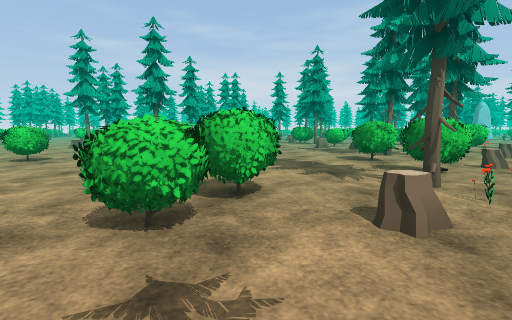
View 1 (above)

18 first-person views from a walk through a scene from a Unity 3-D project. The camera is 1.2 m above the floor, tilts 6° down and sees 85° across. The floor is counted in squares, 2 m on a side. Each view is taken from the middle of a square. On the plan, view 1 faces up. The plan holds only what a view shows up to about 9 squares ahead; the rest is blank. The place goes on beyond the plan. The player is left out. Some animated figures are left out. Some surface patterns are stand-ins.

View 2
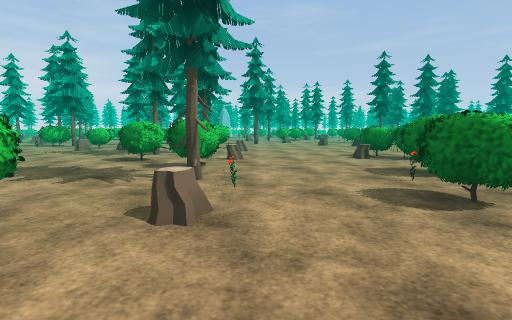

View 3
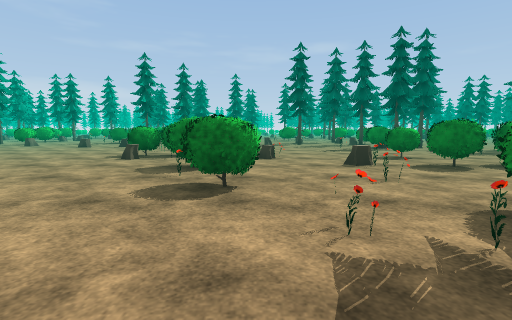

View 4
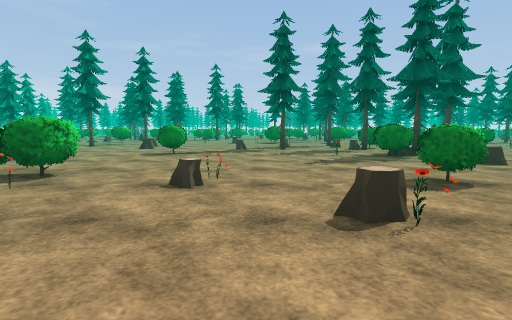

View 5
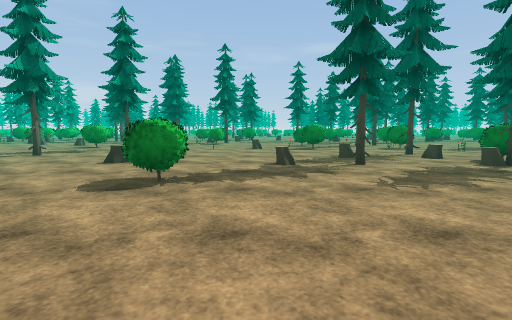

View 6
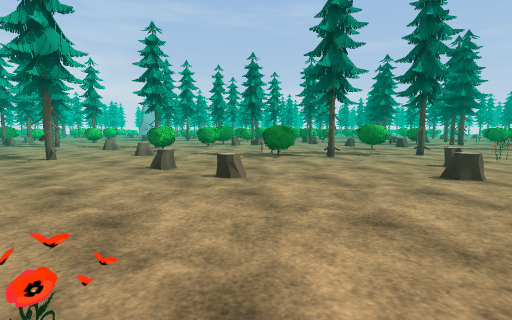

View 7
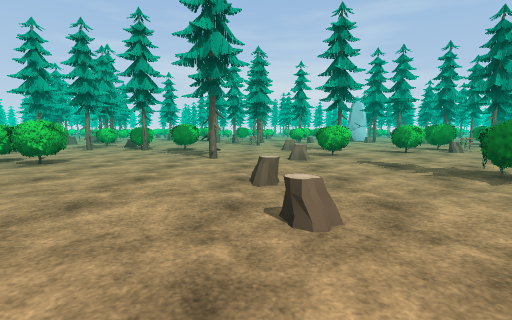

View 8
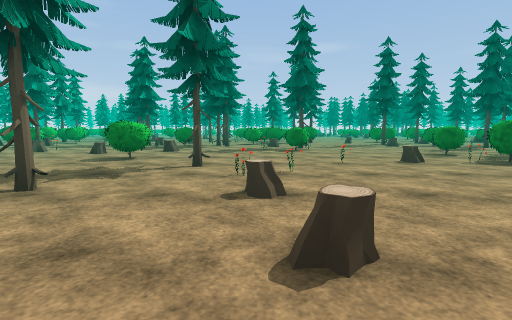

View 9
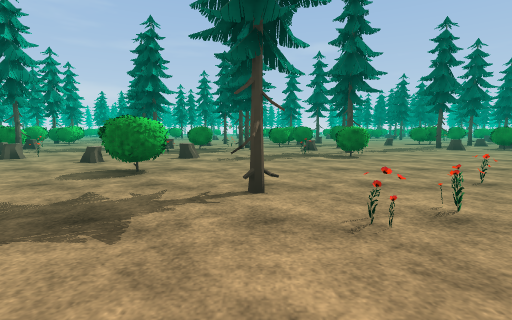

View 10
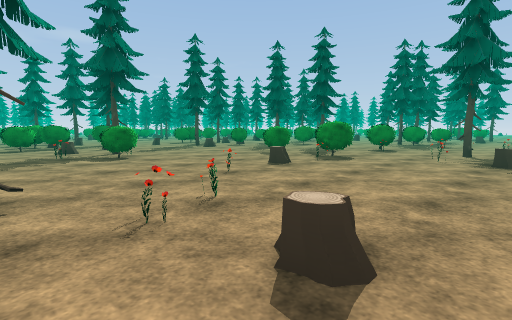

View 11
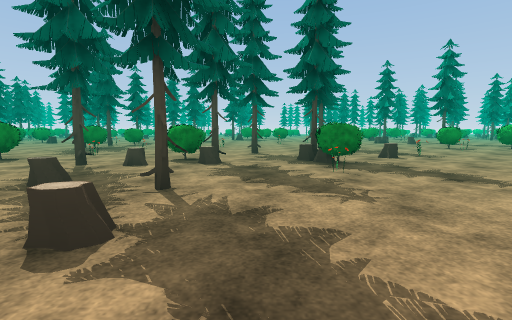

View 12
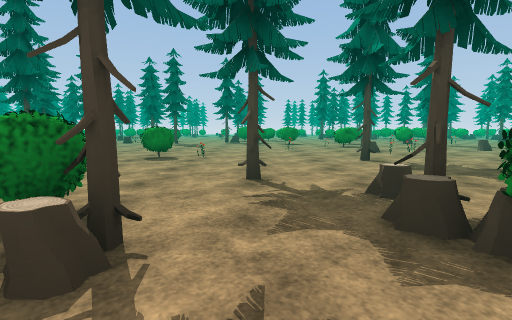

View 13
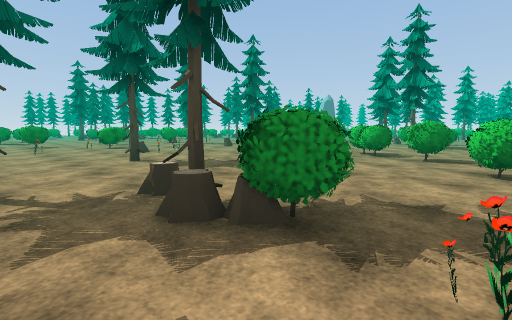

View 14
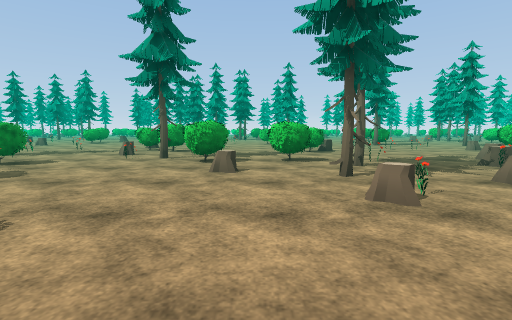

View 15
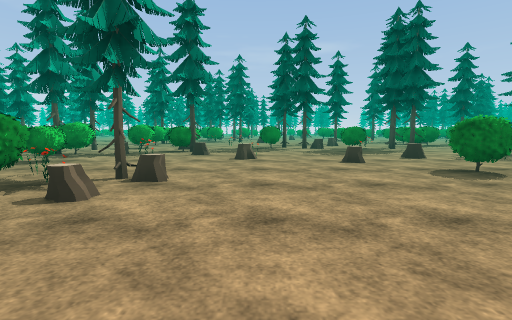

View 16
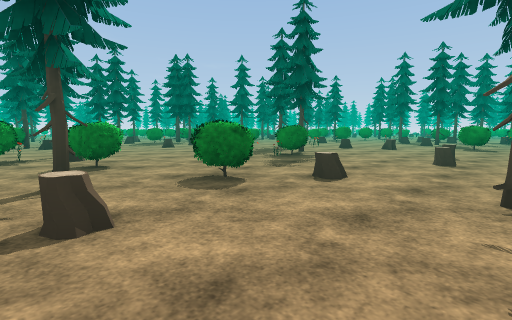

View 17
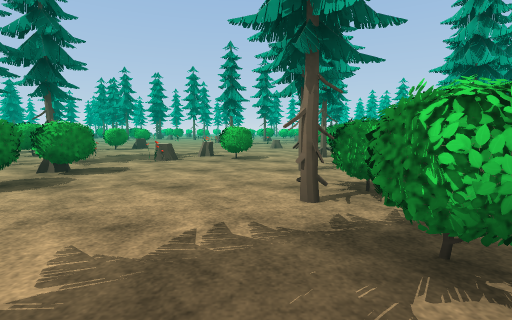

View 18
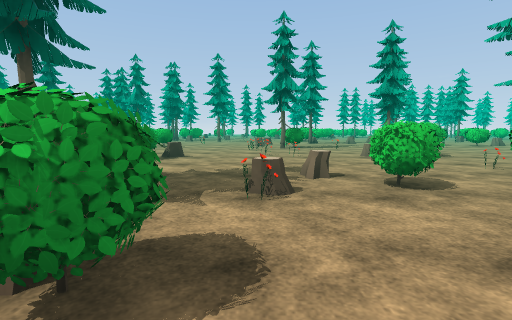

### Floor plan
Key: @ floor where view 1 was taken; # wall or solid block; x gap in a wall; . floor; = window, fence, low wall or low ledge; ^ raised ledge; S stump; T tree; O other object.
Columns run from 7 left of view 1 to 22 right of it. Each row starts with its distance up from view 1.
 12     ..O...T.T###..S....#=..O.
 11     ..........T....T.#ST..==TO
 10    T..=..S#........^...S...S..
  9     =.=...S.....T.S#......S...
  8 ... ........##................
  7 .......S..T.........#....S...T
  6  .#......##T.S...S..^...#.S=.#
  5   x.. ...##S.....S...T........
  4    .. ...##............T.....O
  3     ...#.T...S#=...S.S=....=..
  2      .##S=...##............#TS
  1       ....###....#.....=...=..
  0       =@..#..S.....S...S......
 -1       .==.....................
 -2       ..  =.S......TS..#x#..SO
 -3           .###...=............
 -4          ...^....#STST... ..
 -5         ...##..STS.##..#
 -6         T..#..=...T...=...
 -7           ..=........=....
 -8           #  .........= ..
 -9              ...T..=#.  O
-10             ...=......  T
-11            S..=O.=.....
-12           O. ..........
-13                 ..

Positions as (right, up) in squares from view 1, and headings:
1: (0, 0), facing up
2: (0, 0), facing up-right
3: (0, 0), facing right
4: (3, -1), facing right
5: (7, 0), facing right
6: (8, 2), facing up-right
7: (10, 3), facing up
8: (11, 3), facing right
9: (13, 4), facing right
10: (13, 4), facing down-right
11: (11, 1), facing down
12: (11, -3), facing down
13: (11, -3), facing down-left
14: (8, 5), facing left
15: (13, 9), facing right
16: (9, 12), facing down-right
17: (9, 11), facing left
18: (6, 9), facing left
